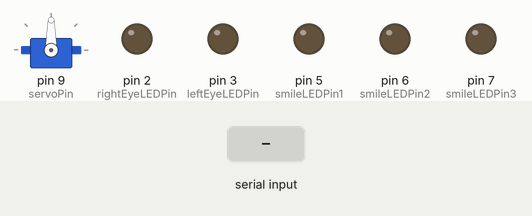
Recording of a sketch running on a simulated Arduino Uno, built with avr-gcc and run on an emulated ATmega328P. On the bench: servo, output pins drawn as LEDs (lit = HIGH). The inputs (shaded band) are chosen by the test bench.

Above: at 1.2 s.
1.3 s: "90,45\n" received over Serial
At 2.4 s:
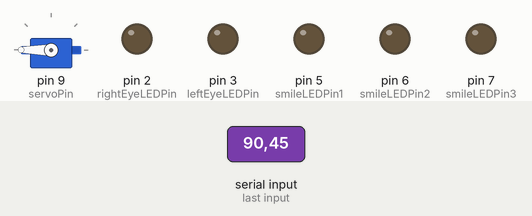
2.8 s: "1\n" received over Serial
At 3.4 s:
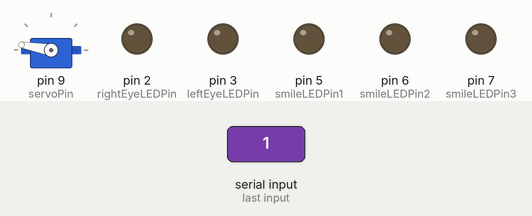
4.3 s: "90,45,200,10\n" received over Serial
At 4.9 s:
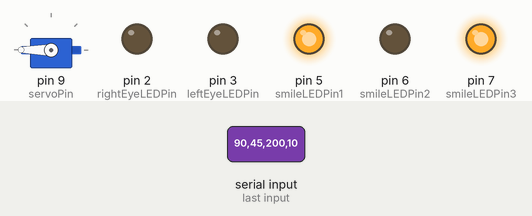
5.8 s: "1\n" received over Serial
At 6.9 s:
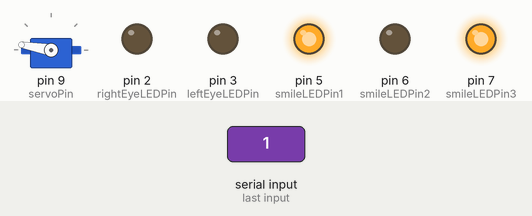
7.3 s: "30,150\n" received over Serial
At 8.2 s:
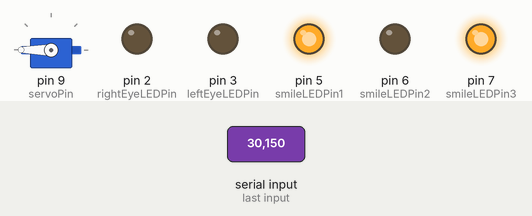
Timing chart, 0 to 9.8 s (numbered marks = the images above; inputs shaded):
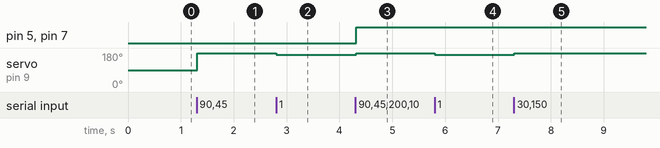

The sketch:

avatar_robot_arduino.ino
```cpp
#include <Servo.h>

//ピン定義
const int leftEyeLEDPin = 3;
const int rightEyeLEDPin = 2;
const int smileLEDPin1 = 5;
const int smileLEDPin2 = 6;
const int smileLEDPin3 = 7;
const int servoPin = 9;

//サーボモータのインスタンスを作成
Servo myServo;

void setup() {
  //ピンモードの設定
  pinMode(leftEyeLEDPin, OUTPUT);
  pinMode(rightEyeLEDPin, OUTPUT);
  pinMode(smileLEDPin1, OUTPUT);
  pinMode(smileLEDPin2, OUTPUT);
  pinMode(smileLEDPin3, OUTPUT);

  //サーボの初期化
  myServo.attach(servoPin);

  //シリアル通信の初期化
  Serial.begin(9600);
}

void loop() {
  if (Serial.available() > 0) {
    //シリアル通信からデータを読み取る
    String data = Serial.readStringUntil('\n');
    int neck_angle, left_blink, right_blink, smile; //Pythonで生成したシリアル通信を受信する変数

    //読み取ったデータを解析する
    sscanf(data.c_str(), "%d,%d,%d,%d", &neck_angle, &left_blink, &right_blink, &smile);

    //左目のLED制御
    if (left_blink == 0){
      digitalWrite(leftEyeLEDPin, HIGH); //目を開けている(0)なら光る
    } else {
      digitalWrite(leftEyeLEDPin, LOW);
    }

    //右目のLED制御
    if (right_blink == 0){
      digitalWrite(rightEyeLEDPin, HIGH); //目を開けている(0)なら光る
    } else {
      digitalWrite(rightEyeLEDPin, LOW);
    }

    //笑顔に応じたLEDの制御
    if (smile ==1){ //笑顔の閾値が1.0のとき，LEDを3つ光らせる
      digitalWrite(smileLEDPin1, HIGH);
      digitalWrite(smileLEDPin2, HIGH);
      digitalWrite(smileLEDPin3, HIGH);
    } else if (smile >0.6){ //笑顔の閾値が0.6~0.9のとき，LEDを2つ光らせる
      digitalWrite(smileLEDPin1, HIGH);
      digitalWrite(smileLEDPin2, LOW);
      digitalWrite(smileLEDPin3, HIGH);
    } else if (smile >0.2){ //笑顔の閾値が0.2~0.5のとき，LEDを1つ光らせる
      digitalWrite(smileLEDPin1, LOW);
      digitalWrite(smileLEDPin2, HIGH);
      digitalWrite(smileLEDPin3, LOW);
    } else { //笑顔の閾値が~0.2のとき，LEDは光らない
      digitalWrite(smileLEDPin1, LOW);
      digitalWrite(smileLEDPin2, LOW);
      digitalWrite(smileLEDPin3, LOW);
    }

    //(首の上下)サーボモータの制御
    if (neck_angle == 1) {
      myServo.write(170);  //上を向いているとき
    } else if(neck_angle == 1) {
      myServo.write(10);  //正面を向いているとき
    } else
      myServo.write(190);  //バグ
  }
}
```

Measured:
- after the input at 1.3 s, servo on pin 9 (servoPin): 90° → 180° at once
- after the input at 2.8 s, servo on pin 9 (servoPin): 180° → 170° at once
- after the input at 4.3 s, pin 5 (smileLEDPin1), pin 7 (smileLEDPin3): LOW → HIGH at once; servo on pin 9 (servoPin): 170° → 180° at once
- after the input at 5.8 s, servo on pin 9 (servoPin): 180° → 170° at once
- after the input at 7.3 s, servo on pin 9 (servoPin): 170° → 180° at once
